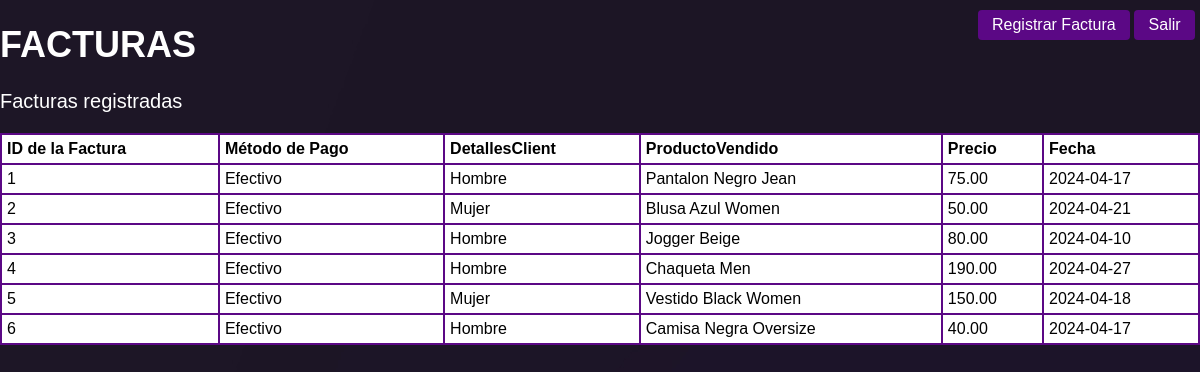
The app's page /ADfacturas.php with its own data.
### tables this page shows
CREATE TABLE `facturas` (
  `id_Factura` int(11) NOT NULL COMMENT 'id de la factura',
  `Fac_MetodoPago` varchar(255) DEFAULT NULL COMMENT 'Metodo en la que se realiza el pago',
  `Fac_DetallesClient` varchar(255) DEFAULT NULL COMMENT 'Una breve descripción del cliente',
  `Fac_ProductoVendido` varchar(255) DEFAULT NULL COMMENT 'Nick del producto vendido',
  `Fac_Precio` decimal(10,2) DEFAULT NULL COMMENT 'Precio del producto en la factura',
  `Fac_Fecha` date DEFAULT NULL COMMENT 'Fecha en la que se realizó la factura',
  `Caje_id` int(11) DEFAULT NULL COMMENT 'id del cajero'
);

### ADfacturas.php (the view, shortened to what this page needs)
<!DOCTYPE html>
<html lang="en">
<head>
<link rel="stylesheet" href="css/estilo4.css">
</head>
<body>
<h1>FACTURAS</h1>
<p>Facturas registradas</p>
<?php
$servername = "localhost";
$username = "root";
$password = "";
$database = "StyleFashionSkyB";
$conn = new mysqli($servername, $username, $password, $database);
$sql = "SELECT * FROM facturas";
$result = $conn->query($sql);
echo "<table>";
echo "<tr><th>ID de la Factura</th>
<th>Método de Pago</th>
<th>DetallesClient</th>
<th>ProductoVendido</th>
<th>Precio</th>
<th>Fecha</th></tr>";
if ($result->num_rows > 0) {
    while ($row = $result->fetch_assoc()) {
    echo "<tr>";
    echo "<td>" . $row["id_Factura"] . "</td>";
    echo "<td>" . $row["Fac_MetodoPago"] . "</td>";
    echo "<td>" . $row["Fac_DetallesClient"] . "</td>";
    echo "<td>" . $row["Fac_ProductoVendido"] . "</td>";
    echo "<td>" . $row["Fac_Precio"] . "</td>";
    echo "<td>" . $row["Fac_Fecha"] . "</td>";
    echo "</tr>";
    }
} else {
    echo "<tr><td colspan='5'>Facturas no encontradas</td></tr>";
}
echo "</table>";
?>
    <a href="home.html" class="btn btn-primary">Salir</a>
    <a href="ADregfactura.php" class="btn1">Registrar Factura</a>
</body>
</html>

### css/estilo4.css (style rules this page uses)
body { background-color: rgba(0, 0, 0); margin: 0; padding: 0; font-family: 'Gill Sans', 'Gill Sans MT', Calibri, 'Trebuchet MS', sans-serif; }
h1 { color: white; font-size: 36px; font-family: 'Gill Sans', 'Gill Sans MT', Calibri, 'Trebuchet MS', sans-serif; }
p { color: white; font-size: 20px; font-family: 'Gill Sans', 'Gill Sans MT', Calibri, 'Trebuchet MS', sans-serif; }
table { border-collapse: collapse; width: 100%; }
th, td { border: 2px solid #5b0885; padding: 5px; text-align: left; }
th, td { background-color: #FFFFFF; }
.btn-primary { background-color: #5b0885; color: #ffffff; padding: 0.375rem 0.90rem; font-size: 1rem; border-radius: 0.25rem; text-decoration: none; cursor: pointer; position: absolute; top: 10px; right: 5px; font-family: 'Gill Sans', 'Gill Sans MT', Calibri, 'Trebuchet MS', sans-serif; }
.btn1 { background-color: #5b0885; color: #ffffff; padding: 0.375rem 0.90rem; font-size: 1rem; border-radius: 0.25rem; text-decoration: none; cursor: pointer; position: absolute; top: 10px; right: 70px; font-family: 'Gill Sans', 'Gill Sans MT', Calibri, 'Trebuchet MS', sans-serif; }

### ADfacturas.php (style rules this page uses)
body { background: url('img/5.jpg'); }

### records on screen
facturas: id_Factura "1", Fac_MetodoPago "Efectivo", Fac_DetallesClient "Hombre", Fac_ProductoVendido "Pantalon Negro Jean", Fac_Precio "75.00", Fac_Fecha "2024-04-17"
facturas: id_Factura "2", Fac_MetodoPago "Efectivo", Fac_DetallesClient "Mujer", Fac_ProductoVendido "Blusa Azul Women", Fac_Precio "50.00", Fac_Fecha "2024-04-21"
facturas: id_Factura "3", Fac_MetodoPago "Efectivo", Fac_DetallesClient "Hombre", Fac_ProductoVendido "Jogger Beige", Fac_Precio "80.00", Fac_Fecha "2024-04-10"
facturas: id_Factura "4", Fac_MetodoPago "Efectivo", Fac_DetallesClient "Hombre", Fac_ProductoVendido "Chaqueta Men", Fac_Precio "190.00", Fac_Fecha "2024-04-27"
facturas: id_Factura "5", Fac_MetodoPago "Efectivo", Fac_DetallesClient "Mujer", Fac_ProductoVendido "Vestido Black Women", Fac_Precio "150.00", Fac_Fecha "2024-04-18"
facturas: id_Factura "6", Fac_MetodoPago "Efectivo", Fac_DetallesClient "Hombre", Fac_ProductoVendido "Camisa Negra Oversize", Fac_Precio "40.00", Fac_Fecha "2024-04-17"
